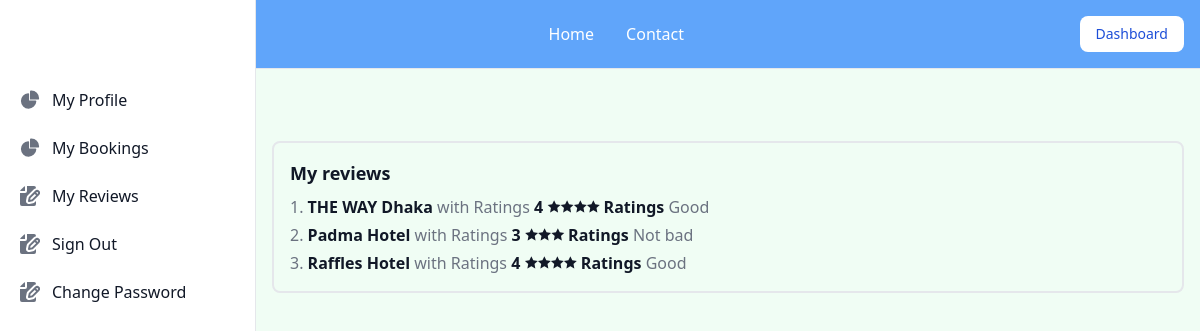
Before: /dashboard/reviews (signed in) with the older database file.
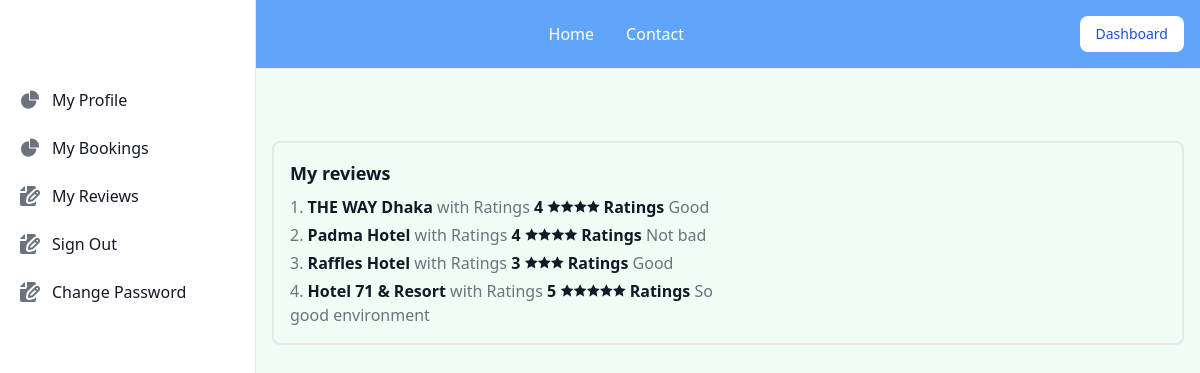
After: the same page with the newer database file.
### home/models.py (models this page shows)
class User_Reviews(models.Model):
    hotel = models.ForeignKey(RoyalHotelModel, on_delete=models.CASCADE)
    user = models.ForeignKey(User, on_delete=models.CASCADE)
    review_text = models.CharField(max_length=200)
    rating = models.IntegerField(validators=[MaxValueValidator(5)])
    class Meta:
        verbose_name_plural = "Reviews"
        unique_together = ("hotel", "user")

class RoyalHotelModel(models.Model):
    name = models.CharField(max_length=50)
    address = models.TextField(max_length=60)
    description = models.TextField(max_length=200)
    photos = models.ImageField(upload_to="static/photos/", null=True, blank=True)
    reviews = models.ManyToManyField(User, through="User_Reviews")
    cost_per_day = models.DecimalField(
        max_digits=10, decimal_places=2, null=True, default=500
    )
    average_rating = models.IntegerField(default=0)
    class Meta:
        verbose_name_plural = "Royal Hotel's"
    def __str__(self) -> str:
        return self.name

### dashboard/views.py (the view)
# urls.py: path("reviews", my_reviews, name="my_reviews"),
@login_required(login_url="login")
def my_reviews(request):
    user = request.user
    reviews = User_Reviews.objects.filter(user=user)
    return render(request, "my_reviews.html", {"reviews": reviews})

### home/templatetags/my_filters.py (called while the page is built)
@register.filter(name="stars")
def stars(value):
    if value == 0:
        return "No reviews yet"
    star = f"{value} {'&#128970;' * value} Ratings"
    return mark_safe(star)

### templates/my_reviews.html
{% extends "dashboard.html" %}
{% load my_filters %}
{% block content %}
<h2 class="mb-2 text-lg font-semibold text-gray-900">My reviews</h2>
<ol class="max-w-md space-y-1 text-gray-500 list-decimal list-inside dark:text-gray-400">
    {% for review in reviews %}
    <li>
        <a href="{% url 'hotel_detail' review.hotel.id %}" class="font-semibold text-gray-900">{{review.hotel}}</a> with
        Ratings <span class="font-semibold text-gray-900">{{ review.rating|stars }}</span> {{review.review_text}}
    </li>
    {% endfor %}
</ol>
{% endblock content %}

Changed rows visible on the page:
changed User_Reviews "Not bad": rating|stars "3 🟊🟊🟊 Ratings" → "4 🟊🟊🟊🟊 Ratings"
changed User_Reviews "Raffles Hotel": rating|stars "4 🟊🟊🟊🟊 Ratings" → "3 🟊🟊🟊 Ratings"
added User_Reviews: hotel "Hotel 71 & Resort", rating|stars "5 🟊🟊🟊🟊🟊 Ratings", review_text "So good environment"
